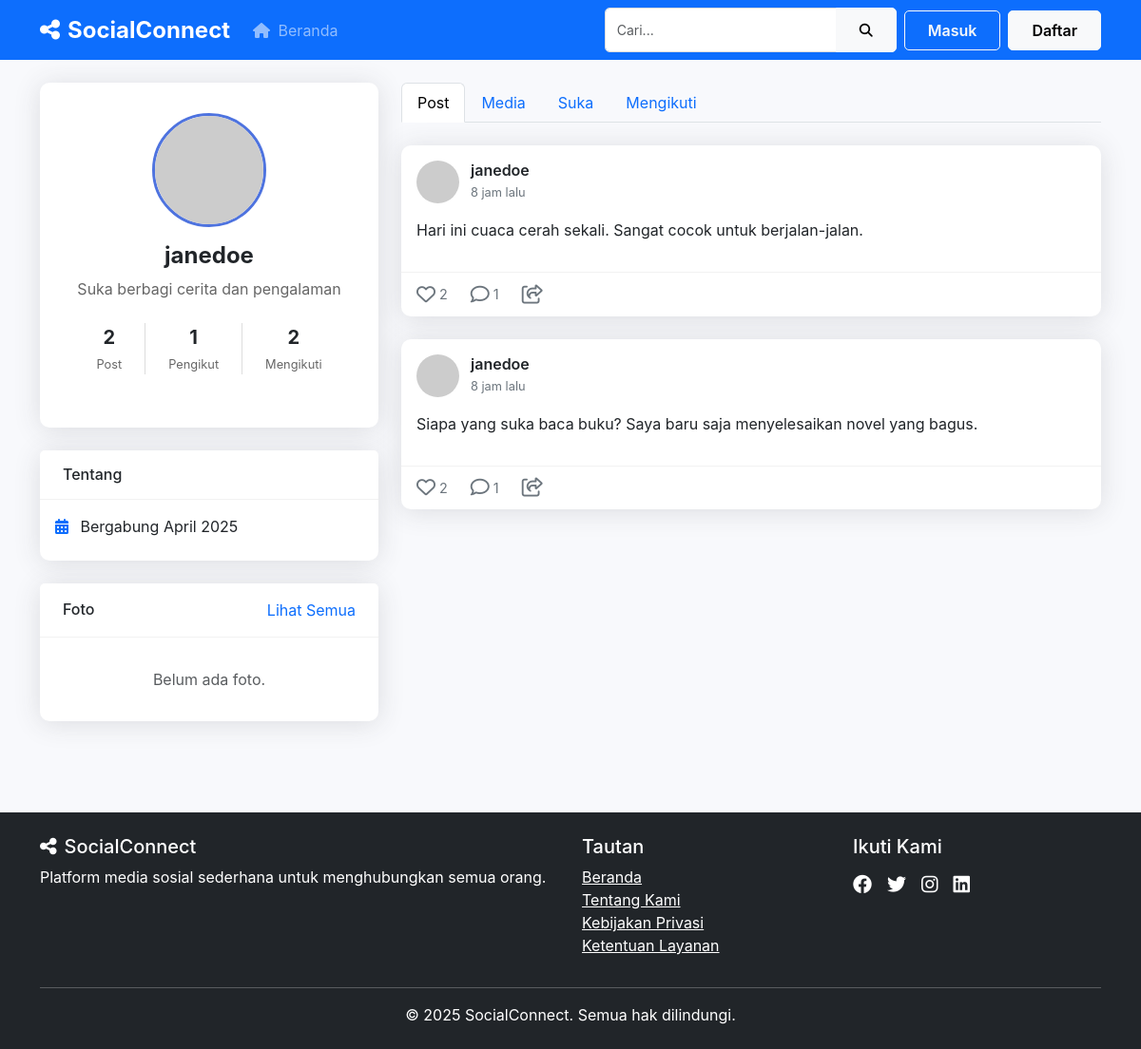
The page /pages/profile.php?id=2 on the database its author committed.
### tables this page shows
CREATE TABLE IF NOT EXISTS users (
    id INT AUTO_INCREMENT PRIMARY KEY,
    username VARCHAR(30) NOT NULL UNIQUE,
    email VARCHAR(100) NOT NULL UNIQUE,
    password VARCHAR(255) NOT NULL,
    profile_pic VARCHAR(255) DEFAULT NULL,
    bio TEXT DEFAULT NULL,
    location VARCHAR(100) DEFAULT NULL,
    website VARCHAR(255) DEFAULT NULL,
    last_activity TIMESTAMP DEFAULT CURRENT_TIMESTAMP,
    created_at TIMESTAMP DEFAULT CURRENT_TIMESTAMP
);

CREATE TABLE IF NOT EXISTS posts (
    id INT AUTO_INCREMENT PRIMARY KEY,
    user_id INT NOT NULL,
    content TEXT NOT NULL,
    image VARCHAR(255) DEFAULT NULL,
    created_at TIMESTAMP DEFAULT CURRENT_TIMESTAMP,
    FOREIGN KEY (user_id) REFERENCES users(id) ON DELETE CASCADE
);

### pages/profile.php (the view, shortened to what this page needs)
<?php
require_once '../includes/functions.php';
$user_id = $_GET['id'];
$user = getUserById($user_id);
$user_posts = getUserPosts($user_id);
require_once '../includes/header.php';
?>
<div class="row">
    <div class="col-lg-4">
        <div class="card mb-4">
            <div class="card-body profile-card">
                <img src="<?php echo $user['profile_pic'] ? '../assets/uploads/' . $user['profile_pic'] : getDefaultAvatar(true); ?>"
                     class="profile-avatar" alt="<?php echo $user['username']; ?>">
                <h5 class="profile-username"><?php echo $user['username']; ?></h5>
                <?php if (!empty($user['bio'])): ?>
                    <p class="profile-bio"><?php echo $user['bio']; ?></p>
                <?php else: ?>
                    <p class="profile-bio text-muted">Belum ada bio.</p>
                <?php endif; ?>
                <div class="profile-stats">
                    <div class="profile-stat">
                        <span class="profile-stat-value"><?php echo getUserPostCount($user_id); ?></span>
                        <span class="profile-stat-label">Post</span>
                    </div>
                    <div class="profile-stat">
                        <span class="profile-stat-value" id="followers-count"><?php echo getUserFollowerCount($user_id); ?></span>
                        <span class="profile-stat-label">Pengikut</span>
                    </div>
                    <div class="profile-stat">
                        <span class="profile-stat-value"><?php echo getUserFollowingCount($user_id); ?></span>
                        <span class="profile-stat-label">Mengikuti</span>
                    </div>
                </div>
            </div>
        </div>
        <div class="card mb-4">
            <div class="card-header">
                <h6 class="mb-0">Tentang</h6>
            </div>
            <div class="card-body">
                <ul class="list-unstyled mb-0">
                    <li class="mb-2">
                        <i class="fas fa-calendar-alt me-2 text-primary"></i> Bergabung <?php echo date('F Y', strtotime($user['created_at'])); ?>
                    </li>
                </ul>
            </div>
        </div>
        <div class="card mb-4">
            <div class="card-header d-flex justify-content-between align-items-center">
                <h6 class="mb-0">Foto</h6>
                <a href="#" class="text-decoration-none">Lihat Semua</a>
            </div>
            <div class="card-body">
                <div class="row g-2">
                    <?php $user_photos = getUserPhotos($user_id, 9); ?>
                    <?php if (count($user_photos) == 0): ?>
                        <div class="text-center text-muted py-3">
                            <p class="mb-0">Belum ada foto.</p>
                        </div>
                    <?php endif; ?>
                </div>
            </div>
        </div>
    </div>
    <div class="col-lg-8">
        <ul class="nav nav-tabs mb-4">
            <li class="nav-item">
                <a class="nav-link active" href="#posts" data-bs-toggle="tab">Post</a>
            </li>
            <li class="nav-item">
                <a class="nav-link" href="#media" data-bs-toggle="tab">Media</a>
            </li>
            <li class="nav-item">
                <a class="nav-link" href="#likes" data-bs-toggle="tab">Suka</a>
            </li>
            <li class="nav-item">
                <a class="nav-link" href="#following" data-bs-toggle="tab">Mengikuti</a>
            </li>
        </ul>
        <div class="tab-content">
            <div class="tab-pane fade show active" id="posts">
                <?php if (count($user_posts) > 0): ?>
                    <?php foreach ($user_posts as $post): ?>
                        <div class="card post-card mb-4">
                            <div class="post-header">
                                <img src="<?php echo $user['profile_pic'] ? '../assets/uploads/' . $user['profile_pic'] : getDefaultAvatar(true); ?>"
                                     class="post-avatar" alt="<?php echo $user['username']; ?>">
                                <div>
                                    <h6 class="post-username"><?php echo $user['username']; ?></h6>
                                    <span class="post-time"><?php echo timeAgo($post['created_at']); ?></span>
                                </div>
                            </div>
                            <div class="post-content">
                                <p><?php echo nl2br(linkHashtags($post['content'])); ?></p>
                            </div>
                            <div class="post-actions">
                                <?php $is_liked = isPostLikedByUser($post['id'], $_SESSION['user_id'] ?? 0); ?>
                                <button class="post-action-btn like-btn <?php echo $is_liked ? 'liked' : ''; ?>" data-post-id="<?php echo $post['id']; ?>">
                                    <i class="<?php echo $is_liked ? 'fas' : 'far'; ?> fa-heart"></i>
                                    <span><?php echo getPostLikes($post['id']); ?></span>
                                </button>
                                <button class="post-action-btn comment-btn" data-post-id="<?php echo $post['id']; ?>">
                                    <i class="far fa-comment"></i>
                                    <span><?php echo getPostCommentCount($post['id']); ?></span>
                                </button>
                                <button class="post-action-btn share-btn" data-post-id="<?php echo $post['id']; ?>">
                                    <i class="far fa-share-square"></i>
                                </button>
                            </div>
                        </div>
                    <?php endforeach; ?>
                <?php endif; ?>
            </div>
        </div>
    </div>
</div>
<?php include '../includes/footer.php'; ?>

### includes/functions.php (shortened to what this page needs)
<?php
require_once 'config.php';
function getUserById($user_id) {
    global $conn;
    $user_id = (int)$user_id;
    $query = "SELECT * FROM users WHERE id = '$user_id'";
    $result = mysqli_query($conn, $query);
    if (mysqli_num_rows($result) == 1) {
        return mysqli_fetch_assoc($result);
    }
    return null;
}
function getUserPosts($user_id, $limit = 10) {
    global $conn;
    $user_id = (int)$user_id;
    $limit = (int)$limit;
    $query = "SELECT * FROM posts
              WHERE user_id = '$user_id'
              ORDER BY created_at DESC
              LIMIT $limit";
    $result = mysqli_query($conn, $query);
    $posts = [];
    while ($row = mysqli_fetch_assoc($result)) {
        $posts[] = $row;
    }
    return $posts;
}
function isPostLikedByUser($post_id, $user_id) {
    global $conn;
    if (!$user_id) return false;
    $post_id = (int)$post_id;
    $user_id = (int)$user_id;
    $query = "SELECT * FROM likes WHERE post_id = '$post_id' AND user_id = '$user_id'";
    $result = mysqli_query($conn, $query);
    return mysqli_num_rows($result) > 0;
}
function getPostLikes($post_id) {
    global $conn;
    $post_id = (int)$post_id;
    $query = "SELECT COUNT(*) as count FROM likes WHERE post_id = '$post_id'";
    $result = mysqli_query($conn, $query);
    $row = mysqli_fetch_assoc($result);
    return $row['count'];
}
function getPostCommentCount($post_id) {
    global $conn;
    $post_id = (int)$post_id;
    $query = "SELECT COUNT(*) as count FROM comments WHERE post_id = '$post_id'";
    $result = mysqli_query($conn, $query);
    $row = mysqli_fetch_assoc($result);
    return $row['count'];
}
function getUserPostCount($user_id) {
    global $conn;
    $user_id = (int)$user_id;
    $query = "SELECT COUNT(*) as count FROM posts WHERE user_id = '$user_id'";
    $result = mysqli_query($conn, $query);
    $row = mysqli_fetch_assoc($result);
    return $row['count'];
}
function getUserFollowerCount($user_id) {
    global $conn;
    $user_id = (int)$user_id;
    $query = "SELECT COUNT(*) as count FROM follows WHERE following_id = '$user_id'";
    $result = mysqli_query($conn, $query);
    $row = mysqli_fetch_assoc($result);
    return $row['count'];
}
function getUserFollowingCount($user_id) {
    global $conn;
    $user_id = (int)$user_id;
    $query = "SELECT COUNT(*) as count FROM follows WHERE follower_id = '$user_id'";
    $result = mysqli_query($conn, $query);
    $row = mysqli_fetch_assoc($result);
    return $row['count'];
}
function getUserPhotos($user_id, $limit = 9) {
    global $conn;
    $user_id = (int)$user_id;
    $limit = (int)$limit;
    $query = "SELECT id, image FROM posts
              WHERE user_id = '$user_id'
              AND image IS NOT NULL
              ORDER BY created_at DESC
              LIMIT $limit";
    $result = mysqli_query($conn, $query);
    $photos = [];
    return $photos;
}
function timeAgo($timestamp) {
    $time_ago = strtotime($timestamp);
    $current_time = time();
    $time_difference = $current_time - $time_ago;
    $seconds = $time_difference;
    $minutes = round($seconds / 60);
    $hours   = round($seconds / 3600);
    $days    = round($seconds / 86400);
    $weeks   = round($seconds / 604800);
    $months  = round($seconds / 2629440);
    $years   = round($seconds / 31553280);
    if ($seconds <= 60) {
        return "Baru saja";
    } else if ($minutes <= 60) {
        return ($minutes == 1) ? "1 menit lalu" : "$minutes menit lalu";
    } else if ($hours <= 24) {
        return ($hours == 1) ? "1 jam lalu" : "$hours jam lalu";
    } else if ($days <= 7) {
        return ($days == 1) ? "Kemarin" : "$days hari lalu";
    } else if ($weeks <= 4.3) {
        return ($weeks == 1) ? "1 minggu lalu" : "$weeks minggu lalu";
    } else if ($months <= 12) {
        return ($months == 1) ? "1 bulan lalu" : "$months bulan lalu";
    } else {
        return ($years == 1) ? "1 tahun lalu" : "$years tahun lalu";
    }
}
function getDefaultAvatar($use_relative_path = false) {
    return "https://ui-avatars.com/api/?name=User&background=random";
}
function linkHashtags($text) {
    $pattern = '/#(\w+)/';
    $text = preg_replace(
        $pattern,
        '<a href="search.php?q=%23$1&type=posts" class="hashtag-link">#$1</a>',
        $text
    );
    return $text;
}
?>

### rows shown on the page
users: username "janedoe", bio "Suka berbagi cerita dan pengalaman", created_at "April 2025"
posts: user.username "janedoe", created_at "8 jam lalu", content "Hari ini cuaca cerah sekali. Sangat cocok untuk berjalan-jalan.", id "2", id "1"
posts: user.username "janedoe", created_at "8 jam lalu", content "Siapa yang suka baca buku? Saya baru saja menyelesaikan novel yang bagus.", id "2", id "1"

### other values the page prints
getUserPostCount($user_id) "2"
getUserFollowerCount($user_id) "1"
getUserFollowingCount($user_id) "2"
